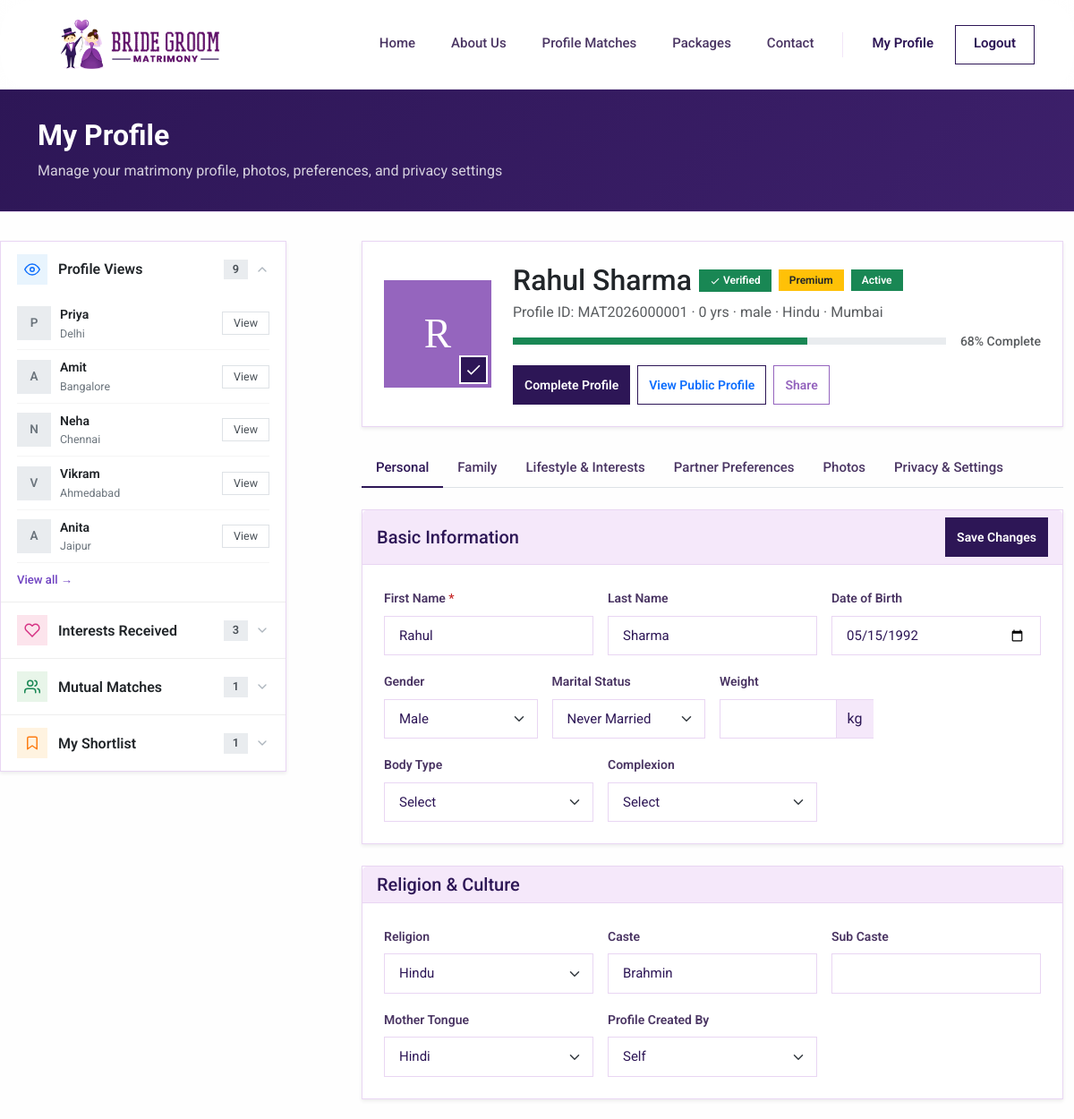
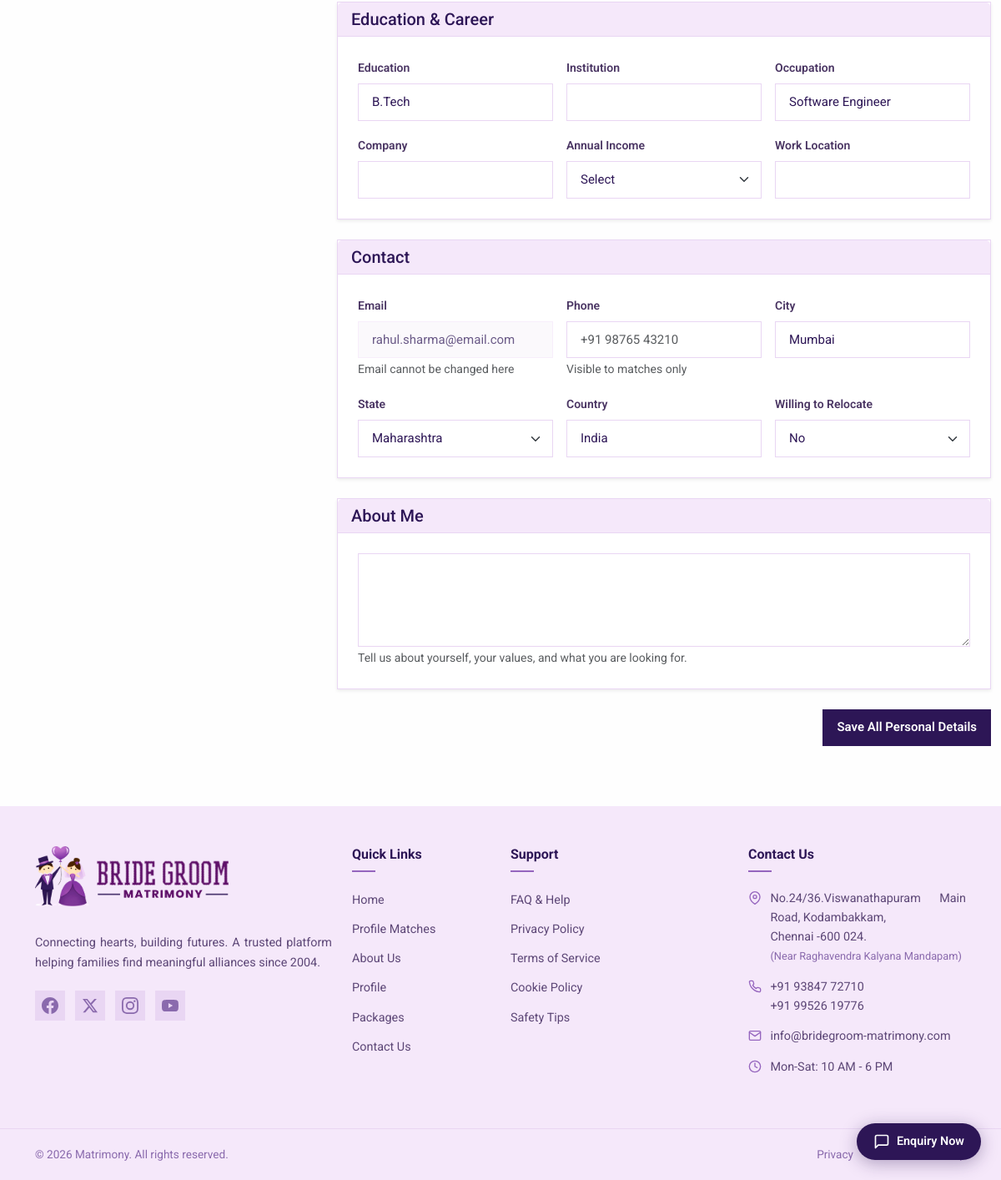
Screenshot of /profile (signed in) with the database file from the repository (2 pictures, top to bottom).
### tables this page shows
CREATE TABLE IF NOT EXISTS profile_views (
    id         BIGINT UNSIGNED NOT NULL AUTO_INCREMENT PRIMARY KEY,
    viewer_id  BIGINT UNSIGNED NOT NULL,
    profile_id BIGINT UNSIGNED NOT NULL,
    viewed_at  DATETIME NOT NULL DEFAULT CURRENT_TIMESTAMP,
    KEY idx_views_profile (profile_id, viewed_at),
    KEY idx_views_viewer (viewer_id, viewed_at),
    CONSTRAINT fk_views_viewer  FOREIGN KEY (viewer_id)  REFERENCES users(id) ON DELETE CASCADE,
    CONSTRAINT fk_views_profile FOREIGN KEY (profile_id) REFERENCES users(id) ON DELETE CASCADE
);

CREATE TABLE IF NOT EXISTS profiles (
    id              BIGINT UNSIGNED NOT NULL AUTO_INCREMENT PRIMARY KEY,
    user_id         BIGINT UNSIGNED NOT NULL,
    first_name      VARCHAR(80)  NOT NULL,
    last_name       VARCHAR(80)  NOT NULL,
    gender          ENUM('male','female','other') NOT NULL,
    date_of_birth   DATE         NOT NULL,
    marital_status  ENUM('never_married','divorced','widowed','awaiting_divorce') NOT NULL DEFAULT 'never_married',
    religion        VARCHAR(60)  NULL,
    caste           VARCHAR(80)  NULL,
    mother_tongue   VARCHAR(60)  NULL,
    has_children    ENUM('yes','no') NULL,
    height_cm       SMALLINT     NULL,
    weight_kg       SMALLINT     NULL,
    education       VARCHAR(120) NULL,
    institution     VARCHAR(120) NULL,
    occupation      VARCHAR(120) NULL,
    company         VARCHAR(120) NULL,
    annual_income   VARCHAR(60)  NULL,
    city            VARCHAR(80)  NULL,
    work_location   VARCHAR(120) NULL,
    state           VARCHAR(80)  NULL,
    country         VARCHAR(80)  NULL,
    created_by      ENUM('self','parent','guardian','sibling','friend') NOT NULL DEFAULT 'self',
    created_by_name VARCHAR(80)  NULL,
    sub_caste       VARCHAR(80)  NULL,
    about_me        TEXT         NULL,
    partner_prefs   TEXT         NULL,
    created_at      DATETIME     NOT NULL DEFAULT CURRENT_TIMESTAMP,
    updated_at      DATETIME     NOT NULL DEFAULT CURRENT_TIMESTAMP ON UPDATE CURRENT_TIMESTAMP,
    UNIQUE KEY uq_profiles_user (user_id),
    CONSTRAINT fk_profiles_user FOREIGN KEY (user_id) REFERENCES users(id) ON DELETE CASCADE
);

CREATE TABLE IF NOT EXISTS users (
    id            BIGINT UNSIGNED NOT NULL AUTO_INCREMENT PRIMARY KEY,
    email         VARCHAR(190) NOT NULL,
    password_hash VARCHAR(255) NOT NULL,
    is_active     TINYINT(1)   NOT NULL DEFAULT 1,
    is_verified   TINYINT(1)   NOT NULL DEFAULT 0,
    last_login_at DATETIME     NULL,
    created_at    DATETIME     NOT NULL DEFAULT CURRENT_TIMESTAMP,
    updated_at    DATETIME     NOT NULL DEFAULT CURRENT_TIMESTAMP ON UPDATE CURRENT_TIMESTAMP,
    UNIQUE KEY uq_users_email (email)
);

### app/modules/profile/views/index.php (the view, shortened to what the rows shown need)
<section class="page-header">
    <div class="container">
        <h1 class="page-title">My Profile</h1>
    </div>
</section>
<?php
$p = $profile;
$name = e($p['first_name'] ?? '') . ' ' . e($p['last_name'] ?? '');
$age = $p['age'] ?? 0;
$completion = $p['completion_percentage'] ?? 0;
$profileId = $p['profile_id'] ?? '';
$membership = $p['membership'] ?? null;
$isPremium = $membership && $membership['plan_code'] !== 'FREE';
$isVerified = !empty($p['is_verified']);
?>
<div class="profile-page pb-5" data-csrf="<?= e($csrfToken) ?>" data-user-id="<?= (int) ($p['user_id'] ?? 0) ?>">
    <div class="profile-layout">
    <aside class="profile-sidebar" data-testid="sidebar">
        <div class="sidebar-card card shadow-sm">
            <div>
                <div class="collapse show" id="sideViews">
                    <div class="side-body">
                        <?php if (empty($sidebarData['views'])): ?>
                            <p class="side-empty">No views yet</p>
                        <?php else: ?>
                            <?php foreach (array_slice($sidebarData['views'], 0, 5) as $v): ?>
                             <div class="side-person">
                                 <div class="side-avatar"><?= e(strtoupper(substr($v['first_name'] ?? '?', 0, 1))) ?></div>
                                 <div class="side-info">
                                     <div class="side-name"><?= e($v['first_name'] ?? '') ?></div>
                                     <div class="side-meta"><?php if (!empty($v['city'])): ?><?= e($v['city']) ?><?php endif; ?></div>
                                 </div>
                                 <a href="/profile/<?= (int) $v['viewer_id'] ?>" class="side-action">View</a>
                             </div>
                             <?php endforeach; ?>
                        <?php endif; ?>
                    </div>
                </div>
            </div>
        </div>
    </aside>
    <main class="profile-main">
        <div class="container">
    <div class="profile-header card shadow-sm mb-4" data-testid="profile-header">
        <div class="card-body p-4">
            <div class="row align-items-center">
                <div class="col-md">
                    <div class="d-flex align-items-center gap-2 flex-wrap mb-1">
                        <h2 class="mb-0" data-testid="profile-name"><?= $name ?></h2>
                        <?php if ($isVerified): ?><span class="badge bg-success" data-testid="badge" aria-label="Verified profile"><svg width="12" height="12" viewBox="0 0 24 24" fill="currentColor"><path d="M9 16.17L4.83 12l-1.42 1.41L9 19 21 7l-1.41-1.41z"/></svg> Verified</span><?php endif; ?>
                        <?php if ($isPremium): ?><span class="badge bg-warning text-dark" data-testid="badge" aria-label="Premium member">Premium</span><?php endif; ?>
                        <?php if (!empty($p['is_active'])): ?><span class="badge bg-success" data-testid="badge" aria-label="Active profile">Active</span><?php else: ?><span class="badge bg-secondary" data-testid="badge" aria-label="Deactivated profile">Deactivated</span><?php endif; ?>
                    </div>
                    <p class="text-muted mb-2">Profile ID: <?= e($profileId) ?> &middot; <span data-testid="profile-age"><?= $age ?> yrs</span> &middot; <?= e($p['gender'] ?? '') ?> &middot; <?= e($p['religion'] ?? '') ?> &middot; <span data-testid="profile-city"><?= e($p['city'] ?? '') ?></span></p>
                    <div class="d-flex align-items-center gap-3">
                        <div class="flex-grow-1">
                        </div>
                        <small class="text-muted fw-medium"><?= $completion ?>% Complete</small>
                    </div>
                    <div class="d-flex gap-2 mt-3">
                        <button class="btn btn-primary btn-sm" onclick="document.querySelector('[data-section=personal]').click()"><?= $completion < 100 ? 'Complete Profile' : 'Edit Profile' ?></button>
                        <button class="btn btn-outline-primary btn-sm" onclick="viewAsPublic()">View Public Profile</button>
                        <button class="btn btn-outline-secondary btn-sm" onclick="shareProfile()">Share</button>
                    </div>
                </div>
            </div>
        </div>
    </div>
    <div class="tab-content">
        <div class="tab-pane fade show active" id="tab-personal">
            <form class="profile-section-form" data-section="personal">
                <div class="card shadow-sm mb-4" data-testid="section-card">
                    <div class="card-body">
                        <div class="row g-3" data-testid="info-grid">
                            <div class="col-md-4">
                                <label class="form-label">First Name</label>
                                <input type="text" class="form-control" name="first_name" value="<?= e($p['first_name'] ?? '') ?>" required>
                            </div>
                            <div class="col-md-4">
                                <label class="form-label">Last Name</label>
                                <input type="text" class="form-control" name="last_name" value="<?= e($p['last_name'] ?? '') ?>">
                            </div>
                            <div class="col-md-4">
                                <label class="form-label">Date of Birth</label>
                                <input type="date" class="form-control" name="date_of_birth" value="<?= e($p['date_of_birth'] ?? '') ?>">
                            </div>
                            <div class="col-md-3">
                                <label class="form-label">Gender</label>
                                <select class="form-select" name="gender">
                                    <option value="male" <?= ($p['gender'] ?? '') === 'male' ? 'selected' : '' ?>>Male</option>
                                </select>
                            </div>
                            <div class="col-md-3">
                                <label class="form-label">Marital Status</label>
                                <select class="form-select" name="marital_status">
                                    <option value="never_married" <?= ($p['marital_status'] ?? '') === 'never_married' ? 'selected' : '' ?>>Never Married</option>
                                </select>
                            </div>
                        </div>
                    </div>
                </div>
                <div class="card shadow-sm mb-4" data-testid="section-card">
                    <div class="card-body">
                        <div class="row g-3">
                            <div class="col-md-4">
                                <label class="form-label">Religion</label>
                                <select class="form-select" name="religion">
                                    <option value="Hindu" <?= ($p['religion'] ?? '') === 'Hindu' ? 'selected' : '' ?>>Hindu</option>
                                </select>
                            </div>
                            <div class="col-md-4">
                                <label class="form-label">Caste</label>
                                <input type="text" class="form-control" name="caste" value="<?= e($p['caste'] ?? '') ?>">
                            </div>
                            <div class="col-md-4">
                                <label class="form-label">Mother Tongue</label>
                                <select class="form-select" name="mother_tongue">
                                    <option value="Hindi" <?= ($p['mother_tongue'] ?? '') === 'Hindi' ? 'selected' : '' ?>>Hindi</option>
                                </select>
                            </div>
                            <div class="col-md-4">
                                <label class="form-label">Profile Created By</label>
                                <select class="form-select" name="created_by">
                                    <option value="self" <?= ($p['created_by'] ?? '') === 'self' ? 'selected' : '' ?>>Self</option>
                                </select>
                            </div>
                        </div>
                    </div>
                </div>
                <div class="card shadow-sm mb-4" data-testid="section-card">
                    <div class="card-body">
                        <div class="row g-3">
                            <div class="col-md-4">
                                <label class="form-label">Education</label>
                                <input type="text" class="form-control" name="education" value="<?= e($p['education'] ?? '') ?>">
                            </div>
                            <div class="col-md-4">
                                <label class="form-label">Occupation</label>
                                <input type="text" class="form-control" name="occupation" value="<?= e($p['occupation'] ?? '') ?>">
                            </div>
                        </div>
                    </div>
                </div>
                <div class="card shadow-sm mb-4" data-testid="section-card">
                    <div class="card-body">
                        <div class="row g-3">
                            <div class="col-md-4">
                                <label class="form-label">Email</label>
                                <input type="email" class="form-control" value="<?= e($p['email'] ?? '') ?>" disabled>
                                <small class="text-muted">Email cannot be changed here</small>
                            </div>
                            <div class="col-md-4">
                                <label class="form-label">City</label>
                                <input type="text" class="form-control" name="city" value="<?= e($p['city'] ?? '') ?>">
                            </div>
                            <div class="col-md-4">
                                <label class="form-label">State</label>
                                <select class="form-select" name="state">
                                    <option value="Maharashtra" <?= ($p['state'] ?? '') === 'Maharashtra' ? 'selected' : '' ?>>Maharashtra</option>
                                </select>
                            </div>
                            <div class="col-md-4">
                                <label class="form-label">Country</label>
                                <input type="text" class="form-control" name="country" value="<?= e($p['country'] ?? 'India') ?>">
                            </div>
                        </div>
                    </div>
                </div>
            </form>
        </div>
    </div>
        </div>
    </main>
    </div>
</div>

### rows the page displays
profile_views: profiles.first_name "P", profiles.first_name "Priya", profiles.city "Delhi"
profile_views: profiles.first_name "A", profiles.first_name "Amit", profiles.city "Bangalore"
profile_views: profiles.first_name "N", profiles.first_name "Neha", profiles.city "Chennai"
profile_views: profiles.first_name "V", profiles.first_name "Vikram", profiles.city "Ahmedabad"
profile_views: profiles.first_name "A", profiles.first_name "Anita", profiles.city "Jaipur"
profiles: name "Rahul Sharma", gender "male", religion "Hindu", city "Mumbai", first_name "Rahul", last_name "Sharma", date_of_birth "05/15/1992", gender "Male", marital_status "Never Married", caste "Brahmin", mother_tongue "Hindi", created_by "Self", education "B.Tech", occupation "Software Engineer", user.email "rahul.sharma@email.com", state "Maharashtra", country "India"

### other values shown
count($sidebarData['views']) "9"
count($sidebarData['interests']) "3"
count($sidebarData['matches']) "1"
count($sidebarData['shortlists']) "1"
$profileId "MAT2026000001"
$age "0"
$completion "68"
